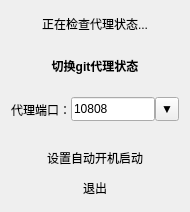
<?xml version="1.0" encoding="UTF-8"?>
<ui version="4.0">
 <class>ContextMenu</class>
 <widget class="QWidget" name="ContextMenu">
  <property name="enabled">
   <bool>true</bool>
  </property>
  <property name="geometry">
   <rect>
    <x>0</x>
    <y>0</y>
    <width>190</width>
    <height>212</height>
   </rect>
  </property>
  <property name="sizePolicy">
   <sizepolicy hsizetype="Preferred" vsizetype="Maximum">
    <horstretch>0</horstretch>
    <verstretch>0</verstretch>
   </sizepolicy>
  </property>
  <property name="minimumSize">
   <size>
    <width>190</width>
    <height>212</height>
   </size>
  </property>
  <property name="maximumSize">
   <size>
    <width>250</width>
    <height>220</height>
   </size>
  </property>
  <property name="font">
   <font>
    <kerning>true</kerning>
   </font>
  </property>
  <property name="windowTitle">
   <string>ContextMenu</string>
  </property>
  <property name="toolTipsVisible" stdset="0">
   <bool>false</bool>
  </property>
  <layout class="QVBoxLayout" name="verticalLayout">
   <property name="sizeConstraint">
    <enum>QLayout::SizeConstraint::SetDefaultConstraint</enum>
   </property>
   <property name="leftMargin">
    <number>2</number>
   </property>
   <property name="topMargin">
    <number>9</number>
   </property>
   <property name="rightMargin">
    <number>2</number>
   </property>
   <property name="bottomMargin">
    <number>9</number>
   </property>
   <item>
    <widget class="QLabel" name="statusLabel">
     <property name="sizePolicy">
      <sizepolicy hsizetype="Minimum" vsizetype="Minimum">
       <horstretch>0</horstretch>
       <verstretch>0</verstretch>
      </sizepolicy>
     </property>
     <property name="minimumSize">
      <size>
       <width>0</width>
       <height>30</height>
      </size>
     </property>
     <property name="maximumSize">
      <size>
       <width>16777215</width>
       <height>30</height>
      </size>
     </property>
     <property name="font">
      <font>
       <bold>false</bold>
       <kerning>true</kerning>
      </font>
     </property>
     <property name="mouseTracking">
      <bool>false</bool>
     </property>
     <property name="lineWidth">
      <number>0</number>
     </property>
     <property name="text">
      <string>正在检查代理状态...</string>
     </property>
     <property name="alignment">
      <set>Qt::AlignmentFlag::AlignCenter</set>
     </property>
     <property name="wordWrap">
      <bool>true</bool>
     </property>
     <property name="textInteractionFlags">
      <set>Qt::TextInteractionFlag::LinksAccessibleByMouse</set>
     </property>
     <property name="buddy">
      <cstring>proxyButton</cstring>
     </property>
    </widget>
   </item>
   <item>
    <widget class="QPushButton" name="proxyButton">
     <property name="sizePolicy">
      <sizepolicy hsizetype="MinimumExpanding" vsizetype="Maximum">
       <horstretch>0</horstretch>
       <verstretch>0</verstretch>
      </sizepolicy>
     </property>
     <property name="minimumSize">
      <size>
       <width>0</width>
       <height>40</height>
      </size>
     </property>
     <property name="maximumSize">
      <size>
       <width>1000</width>
       <height>50</height>
      </size>
     </property>
     <property name="font">
      <font>
       <bold>true</bold>
       <kerning>true</kerning>
      </font>
     </property>
     <property name="mouseTracking">
      <bool>true</bool>
     </property>
     <property name="layoutDirection">
      <enum>Qt::LayoutDirection::LeftToRight</enum>
     </property>
     <property name="autoFillBackground">
      <bool>false</bool>
     </property>
     <property name="text">
      <string>切换git代理状态</string>
     </property>
     <property name="checkable">
      <bool>true</bool>
     </property>
     <property name="autoRepeat">
      <bool>false</bool>
     </property>
     <property name="autoExclusive">
      <bool>false</bool>
     </property>
     <property name="autoDefault">
      <bool>false</bool>
     </property>
     <property name="default">
      <bool>false</bool>
     </property>
     <property name="flat">
      <bool>true</bool>
     </property>
    </widget>
   </item>
   <item>
    <layout class="QVBoxLayout" name="verticalLayout_bottom">
     <property name="spacing">
      <number>0</number>
     </property>
     <property name="leftMargin">
      <number>0</number>
     </property>
     <property name="topMargin">
      <number>0</number>
     </property>
     <property name="rightMargin">
      <number>0</number>
     </property>
     <property name="bottomMargin">
      <number>0</number>
     </property>
     <item>
      <widget class="QFrame" name="frame">
       <property name="sizePolicy">
        <sizepolicy hsizetype="Fixed" vsizetype="Preferred">
         <horstretch>0</horstretch>
         <verstretch>0</verstretch>
        </sizepolicy>
       </property>
       <property name="minimumSize">
        <size>
         <width>0</width>
         <height>50</height>
        </size>
       </property>
       <property name="maximumSize">
        <size>
         <width>1000</width>
         <height>50</height>
        </size>
       </property>
       <layout class="QHBoxLayout" name="portLayout" stretch="0,0,0">
        <property name="spacing">
         <number>0</number>
        </property>
        <property name="leftMargin">
         <number>9</number>
        </property>
        <property name="topMargin">
         <number>1</number>
        </property>
        <property name="rightMargin">
         <number>9</number>
        </property>
        <property name="bottomMargin">
         <number>18</number>
        </property>
        <item>
         <widget class="QLabel" name="portlabel">
          <property name="minimumSize">
           <size>
            <width>60</width>
            <height>0</height>
           </size>
          </property>
          <property name="text">
           <string>代理端口：</string>
          </property>
          <property name="buddy">
           <cstring>portInput</cstring>
          </property>
         </widget>
        </item>
        <item>
         <widget class="QLineEdit" name="portInput">
          <property name="sizePolicy">
           <sizepolicy hsizetype="MinimumExpanding" vsizetype="Fixed">
            <horstretch>0</horstretch>
            <verstretch>0</verstretch>
           </sizepolicy>
          </property>
          <property name="minimumSize">
           <size>
            <width>0</width>
            <height>20</height>
           </size>
          </property>
          <property name="maximumSize">
           <size>
            <width>1000</width>
            <height>24</height>
           </size>
          </property>
          <property name="tabletTracking">
           <bool>true</bool>
          </property>
          <property name="autoFillBackground">
           <bool>false</bool>
          </property>
          <property name="inputMethodHints">
           <set>Qt::InputMethodHint::ImhPreferNumbers</set>
          </property>
          <property name="inputMask">
           <string/>
          </property>
          <property name="text">
           <string notr="true">10808</string>
          </property>
          <property name="maxLength">
           <number>5</number>
          </property>
          <property name="cursorPosition">
           <number>5</number>
          </property>
          <property name="alignment">
           <set>Qt::AlignmentFlag::AlignLeading|Qt::AlignmentFlag::AlignLeft|Qt::AlignmentFlag::AlignVCenter</set>
          </property>
          <property name="dragEnabled">
           <bool>false</bool>
          </property>
          <property name="placeholderText">
           <string notr="true"/>
          </property>
          <property name="clearButtonEnabled">
           <bool>false</bool>
          </property>
         </widget>
        </item>
        <item>
         <widget class="QToolButton" name="portListButton">
          <property name="minimumSize">
           <size>
            <width>24</width>
            <height>24</height>
           </size>
          </property>
          <property name="maximumSize">
           <size>
            <width>24</width>
            <height>24</height>
           </size>
          </property>
          <property name="font">
           <font>
            <kerning>true</kerning>
           </font>
          </property>
          <property name="mouseTracking">
           <bool>true</bool>
          </property>
          <property name="tabletTracking">
           <bool>true</bool>
          </property>
          <property name="focusPolicy">
           <enum>Qt::FocusPolicy::ClickFocus</enum>
          </property>
          <property name="toolTip">
           <string>常用端口</string>
          </property>
          <property name="toolTipDuration">
           <number>-1</number>
          </property>
          <property name="statusTip">
           <string/>
          </property>
          <property name="whatsThis">
           <string>使用常用预设代理端口</string>
          </property>
          <property name="autoFillBackground">
           <bool>false</bool>
          </property>
          <property name="inputMethodHints">
           <set>Qt::InputMethodHint::ImhNone</set>
          </property>
          <property name="text">
           <string notr="true">▼</string>
          </property>
         </widget>
        </item>
       </layout>
      </widget>
     </item>
     <item>
      <widget class="QPushButton" name="autoStartButton">
       <property name="minimumSize">
        <size>
         <width>0</width>
         <height>30</height>
        </size>
       </property>
       <property name="text">
        <string>设置自动开机启动</string>
       </property>
       <property name="checkable">
        <bool>true</bool>
       </property>
       <property name="flat">
        <bool>true</bool>
       </property>
      </widget>
     </item>
     <item>
      <widget class="QPushButton" name="exitButton">
       <property name="minimumSize">
        <size>
         <width>0</width>
         <height>30</height>
        </size>
       </property>
       <property name="text">
        <string>退出</string>
       </property>
       <property name="checkable">
        <bool>true</bool>
       </property>
       <property name="flat">
        <bool>true</bool>
       </property>
      </widget>
     </item>
    </layout>
   </item>
  </layout>
 </widget>
 <resources/>
 <connections>
  <connection>
   <sender>portListButton</sender>
   <signal>triggered(QAction*)</signal>
   <receiver>portInput</receiver>
   <slot>selectAll()</slot>
   <hints>
    <hint type="sourcelabel">
     <x>201</x>
     <y>123</y>
    </hint>
    <hint type="destinationlabel">
     <x>155</x>
     <y>123</y>
    </hint>
   </hints>
  </connection>
  <connection>
   <sender>portListButton</sender>
   <signal>clicked()</signal>
   <receiver>portInput</receiver>
   <slot>selectAll()</slot>
   <hints>
    <hint type="sourcelabel">
     <x>201</x>
     <y>123</y>
    </hint>
    <hint type="destinationlabel">
     <x>155</x>
     <y>123</y>
    </hint>
   </hints>
  </connection>
 </connections>
</ui>
